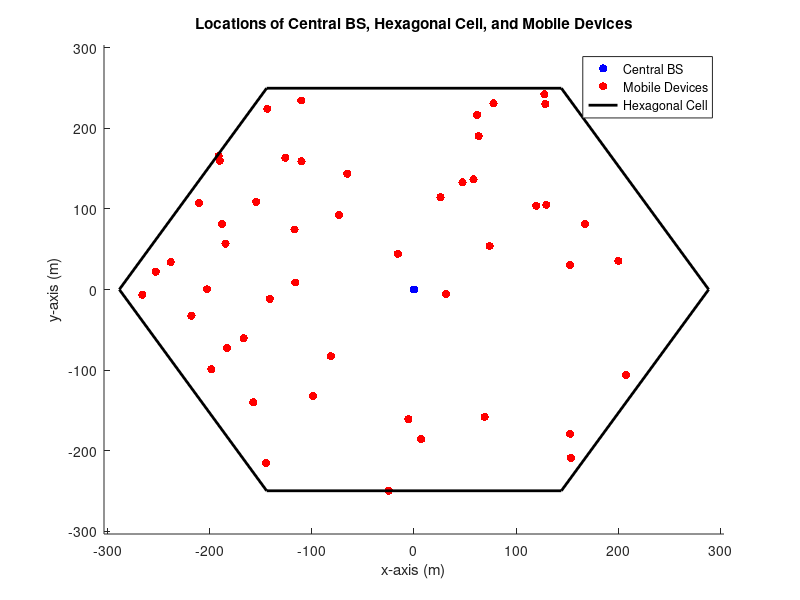
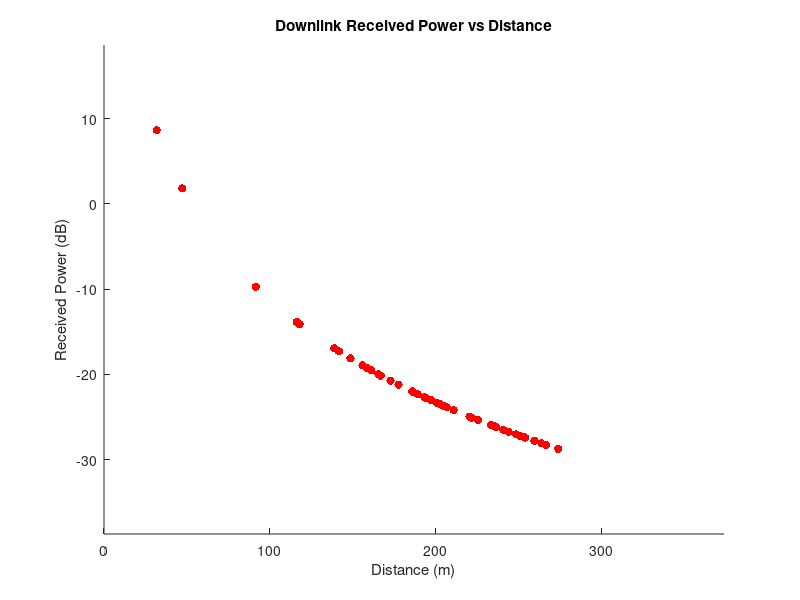
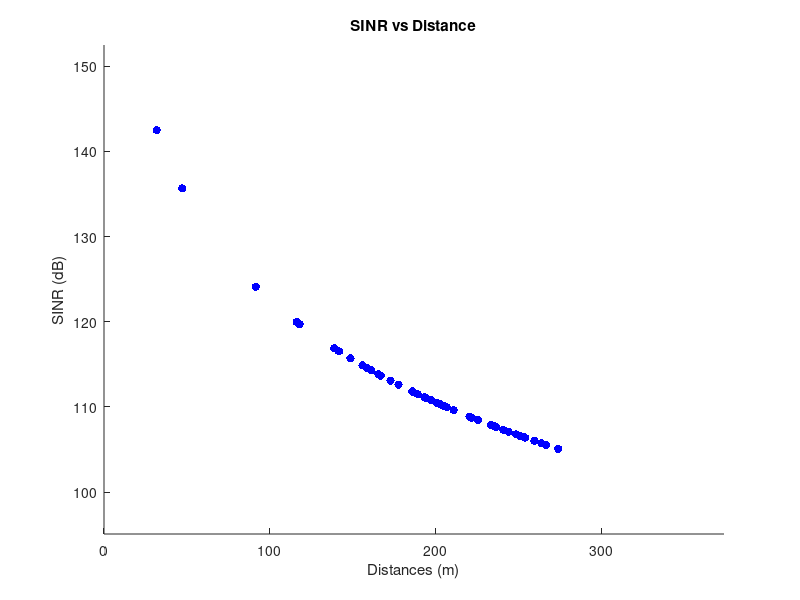
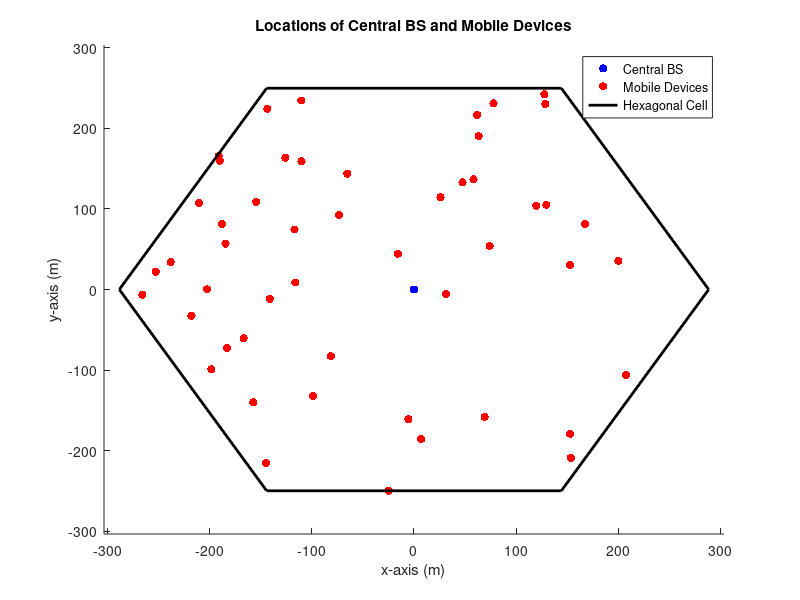

The MATLAB source for these figures, in order:
ISD = 500; % Inter site distance (m)
BW = 10e6; % Channel bandwidth (Hz)
P_b = 33; % Power of base station (dBm)
P_m = 23; % Power of mobile device (dBm)
Gt = 14; % Transmitter antenna gain (dB)
Gr = 14; % Receiver antenna gain (dB)
ht_b = 50+1.5; % Height of base station (m)
ht_m = 1.5; % Height of mobile device (m)
T = 27+273.15; % Temperature (K)
k = 1.38e-23; % Boltzmann constant (J/K)

% Calculate the thermal noise power
N = k*T*BW; % Thermal Noise Power  (W/Hz)


%Q1-1
mobile_device_num = 50; % number of mobile devices
cell_radius = (250*2)/sqrt(3); % inter site distance
central_bs_location = [0, 0]; % coordinates of central BS

% Define hexagonal central cell
hex_vertices = cell_radius*[cosd(60:60:360); sind(60:60:360)]';
hex_vertices = [hex_vertices; hex_vertices(1,:)]; % repeat first vertex to close shape

% Generate random positions for mobile devices in central cell
mobile_device_positions = [];
temp = mobile_device_num;
while size(mobile_device_positions, 1) < mobile_device_num
    % Generate random positions in bounding box of hexagonal cell
    x = (rand(temp, 1) - 0.5) * cell_radius*2;
    y = (rand(temp, 1) - 0.5) * cell_radius*2;
    % Check if point is inside hexagonal cell
    is_inside = inpolygon(x, y, hex_vertices(:,1), hex_vertices(:,2));
    mobile_device_positions = [mobile_device_positions; x(is_inside), y(is_inside)];
    temp = 50-size(mobile_device_positions, 1);
end
distances = sqrt(sum((mobile_device_positions - central_bs_location).^2, 2));

% Plot locations of central BS, hexagonal cell, and mobile devices
figure('Name','Question 1-1');
scatter(central_bs_location(1), central_bs_location(2), 'filled', 'MarkerFaceColor', 'b');
hold on;
scatter(mobile_device_positions(:,1), mobile_device_positions(:,2), 'filled', 'MarkerFaceColor', 'r');
plot(hex_vertices(:,1), hex_vertices(:,2), 'LineWidth', 2, 'Color', 'k');
axis([-cell_radius-15 cell_radius+15 -cell_radius-15 cell_radius+15]);
xlabel('x-axis (m)');
ylabel('y-axis (m)');
legend('Central BS', 'Mobile Devices', 'Hexagonal Cell');
title('Locations of Central BS, Hexagonal Cell, and Mobile Devices');

%Q1-2 y-axis: received power x-axis:distance

%received power = g(d)*P_b*Gt*Gr where g(d) = ((ht_b)*(ht_m))^2/d^4
gd = ((ht_b*ht_m)^2)./(distances.^4);

%Pr_dB = P_b+Gt+Gr-gd
P_b_W = (10^(P_b/10)/1000);
Gt_W = 10^(Gt/10);
Gr_W = 10^(Gr/10);
Pr = P_b_W*Gt_W*Gr_W.*gd;
Pr_dB = 10*log10(Pr);

figure('Name','Question 1-2');
scatter(distances, Pr_dB, 'filled', 'MarkerFaceColor', 'r');
axis([0 max(distances+100) min(Pr_dB-10) max(Pr_dB+10)]);
xlabel('Distance (m)');
ylabel('Received Power (dB)');
title('Downlink Received Power vs Distance');

%Q1-3
%SINR = S/(I+N) N - Themal noise, S - Received Power 
I = 0;
SINR = Pr./(I+N);
SINR_dB = 10*log10(SINR);
figure('Name','Question 1-3');
scatter(distances, SINR_dB, 'filled', 'MarkerFaceColor', 'b');
axis([0 max(distances+100) min(SINR_dB-10) max(SINR_dB+10)]);
xlabel('Distances (m)');
ylabel('SINR (dB)');
title('SINR vs Distance');


%Q2-1
figure('Name','Question 2-1');
scatter(central_bs_location(1), central_bs_location(2), 'filled', 'MarkerFaceColor', 'b');
hold on;
scatter(mobile_device_positions(:,1), mobile_device_positions(:,2), 'filled', 'MarkerFaceColor', 'r');
plot(hex_vertices(:,1), hex_vertices(:,2), 'LineWidth', 2, 'Color', 'k');
axis([-cell_radius-15 cell_radius+15 -cell_radius-15 cell_radius+15]);
xlabel('x-axis (m)');
ylabel('y-axis (m)');
legend('Central BS', 'Mobile Devices', 'Hexagonal Cell');
title('Locations of Central BS and Mobile Devices');


%Q2-2
P_m_W = (10^(P_m/10)/1000);
Gt_W = 10^(Gt/10);
Gr_W = 10^(Gr/10);
Pr_2 = P_m_W*Gt_W*Gr_W.*gd;
Pr_dB_2 = 10*log10(Pr_2);

figure('Name','Question 2-2');
scatter(distances, Pr_dB_2, 'filled', 'MarkerFaceColor', 'r');
axis([0 max(distances+100) min(Pr_dB_2-10) max(Pr_dB_2+10)]);
xlabel('Distance (m)');
ylabel('Received Power (dB)');
title('Uplink Received Power vs Distance');


gd = ((ht_b*ht_m)^2)./(distances.^4);
P_b_W = (10^(P_b/10)/1000);
Gt_W = 10^(Gt/10);
Gr_W = 10^(Gr/10);
Pr = P_b_W*Gt_W*Gr_W.*gd;
Pr_dB = 10*log10(Pr);

figure('Name','Question 1-2');
scatter(distances, Pr_dB, 'filled', 'MarkerFaceColor', 'r');
axis([0 max(distances+100) min(Pr_dB-10) max(Pr_dB+10)]);
xlabel('Distance (m)');
ylabel('Received Power (dB)');
title('Downlink Received Power vs Distance');


%Q2-3
SINR_2 = Pr_2./(I+N);
SINR_dB_2 = 10*log10(SINR_2);
figure('Name','Question 2-3');
scatter(distances, SINR_dB_2, 'filled', 'MarkerFaceColor', 'b');
axis([0 max(distances+100) min(SINR_dB_2-10) max(SINR_dB_2+10)]);
xlabel('Distances (m)');
ylabel('SINR (dB)');
title('Uplink SINR vs Distance');

%Bonus B-1